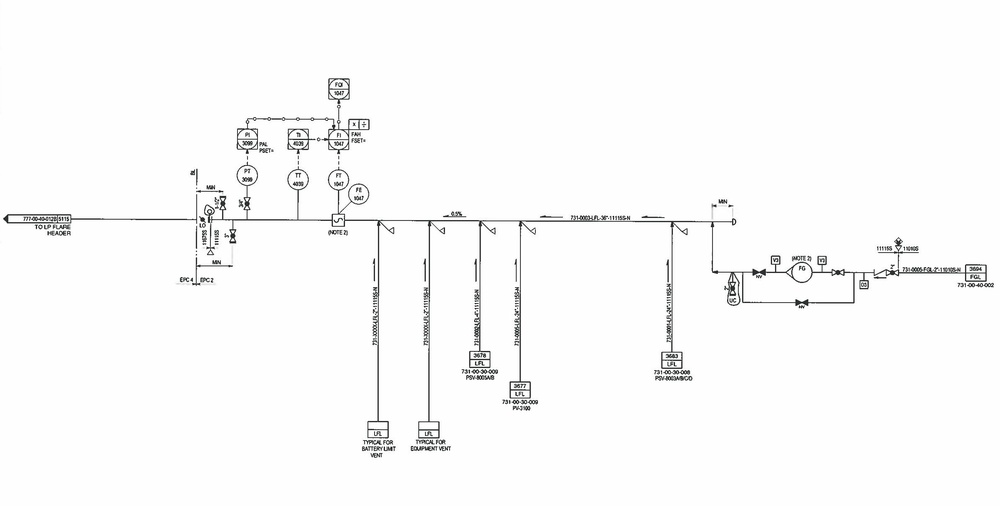
#> input picture data/input.jpg, 1000 x 506 px, shrunk from 2400 x 1214 before the run
$ python generate_pipe_free_output.py
#> lines starting #> are read from the running program, lines starting #| are printed output that depends on the picture; after the words box and inside, x2 and y2 are one past the last pixel; in counts of white or black regions, pixels touching at a corner belong together
import cv2
import numpy as np

# Load input and expected output
input_img = cv2.imread('data/input.jpg')
#> input_img is the input picture: shape (506, 1000, 3); mean B, G, R 250.1, 250.1, 250
expected_img = cv2.imread('data/nearest_expected_output.jpg')
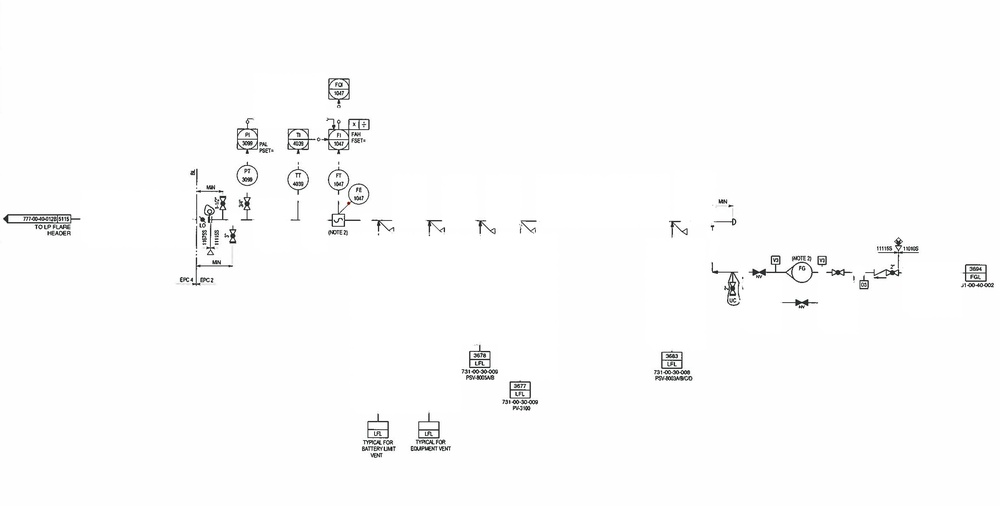
#> input picture data/nearest_expected_output.jpg, 1000 x 506 px, shrunk from 2400 x 1214 before the run
#> expected_img is the input picture: shape (506, 1000, 3); mean B, G, R 251.5, 251.5, 251.5

# Convert to grayscale
gray_input = cv2.cvtColor(input_img, cv2.COLOR_BGR2GRAY)
gray_expected = cv2.cvtColor(expected_img, cv2.COLOR_BGR2GRAY)

# Create mask from difference
diff = cv2.absdiff(gray_input, gray_expected)
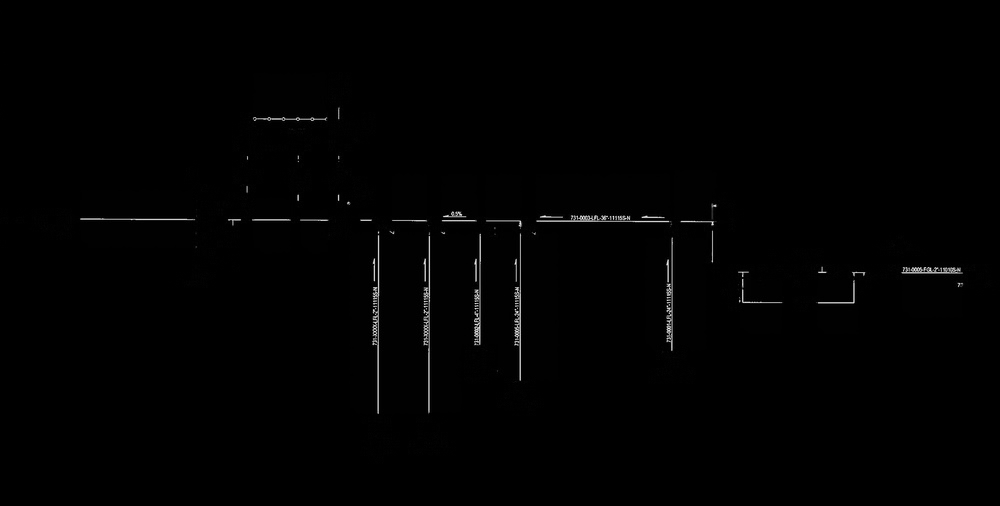
#> diff: shape (506, 1000); min 0, max 249, mean 1.5
_, mask = cv2.threshold(diff, 30, 255, cv2.THRESH_BINARY)
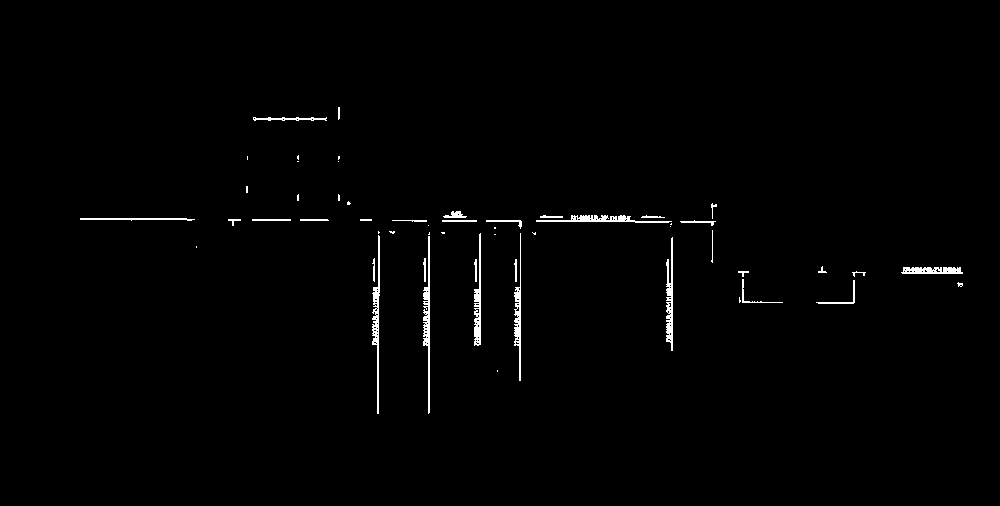
#> mask: shape (506, 1000); 1% white in thin lines or dots, all inside (x1, y1, x2, y2) = (80, 107, 963, 414)
mask = cv2.dilate(mask, np.ones((3, 3), np.uint8), iterations=1)
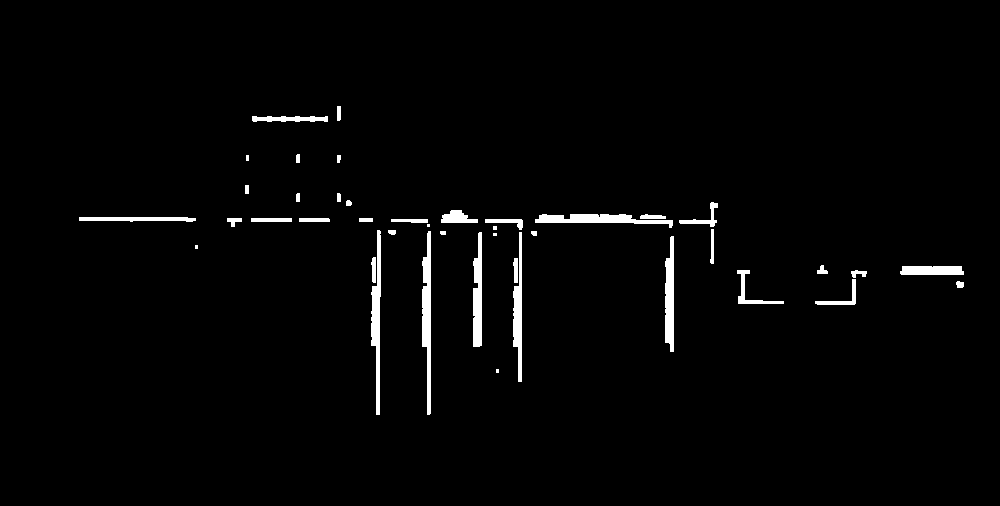
#> mask: shape (506, 1000); 2% white; 42 white regions (6 under 20 px), largest, box (x1, y1, x2, y2) and area: (422, 231, 431, 415) 1141, (371, 230, 381, 415) 1019, (535, 214, 673, 228) 962

# Inpaint to remove pipes
result = cv2.inpaint(input_img, mask, 3, cv2.INPAINT_TELEA)

# Save output images
cv2.imwrite('results/mask_preview.png', mask)
cv2.imwrite('data/final_output.jpg', result)
print("✅ Pipe removal completed and saved!")
